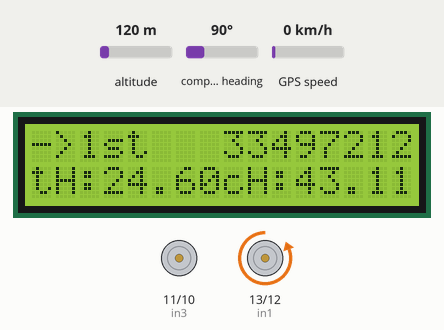
This sketch was run on a simulated Arduino Uno, built with avr-gcc and run on an emulated ATmega328P. On the bench: 16×2 character LCD, motor-driver pin pairs drawn as motors (green arrow = first pin HIGH = forward, orange = second pin HIGH = backward, longer = more drive). Wiring (inferred from the names in the program): HMC5883L compass at I2C address 0x1E. The inputs (shaded band) are chosen by the test bench; at power-on: compass heading 90°, altitude 120 m, GPS speed 0 km/h. The GPS gets a fix after 3 s at 37.7749, -122.4194 with 8 satellites; what the sketch prints to the serial monitor is not drawn.

Above: at 1.6 s.
1.7 s: compass heading set to 245°
At 4.1 s:
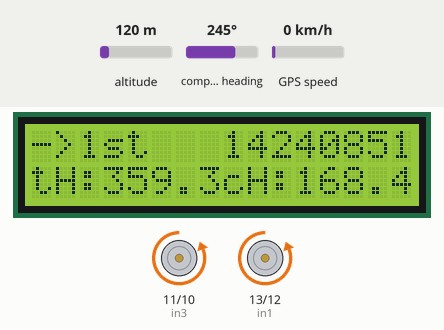
5.0 s: compass heading set to 257°
At 6.7 s:
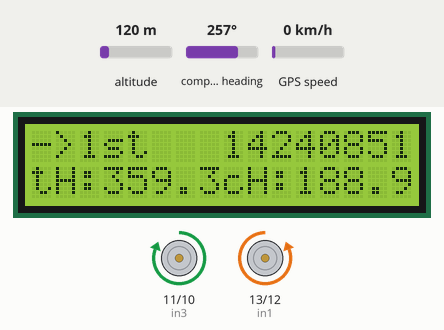
7.0 s: compass heading set to 7°
At 8.2 s:
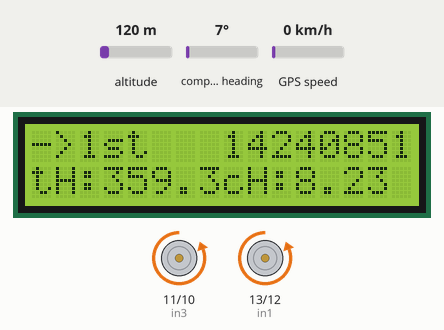
Timing chart, 0 to 10.0 s (numbered marks = the images above; inputs shaded):
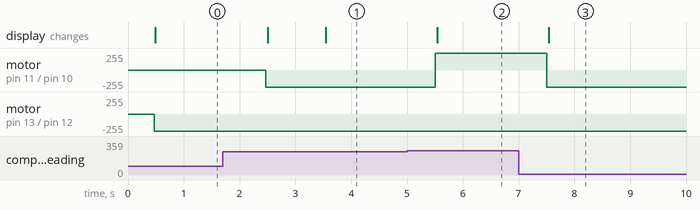

The sketch:

main.ino
```cpp
#include <TinyGPS++.h>
#include <SoftwareSerial.h>
#include <Wire.h>
#include <Adafruit_Sensor.h>
#include <Adafruit_HMC5883_U.h>
#define address 0x1E //0011110b, I2C 7bit address of HMC5883
#include <LiquidCrystal.h> //Load Liquid Crystal Library
LiquidCrystal LCD(6, 7, 5, 4, 3, 2);  //Create Liquid Crystal Object called LCD

static const int RXPin = 8, TXPin = 9;
static const uint32_t GPSBaud = 9600;

double latitude;
double longitude;

//https://www.darrinward.com/lat-long/?id=5a76032f24a6e2.23164443
static double waypoint[] = {38.190118, -83.429947,
                            38.190232, -83.429962,
                            38.190159, -83.429819,
                            38.190279, -83.429786,
                            38.190212, -83.429682,
                           };
double finalX = waypoint[0];
double finalY = waypoint[1];

double finalX2 = waypoint[2];
double finalY2 = waypoint[3];

double finalX3 = waypoint[4];
double finalY3 = waypoint[5];

double finalX4 = waypoint[6];
double finalY4 = waypoint[7];

double finalX5 = waypoint[8];
double finalY5 = waypoint[9];

int cnt = 0;
int x, y, z;
long xx, yy, zz;

int count = 1;
double pointing;
double shouldPoint;

int in4 = 10;
int in3 = 11;
int in2 = 12;
int in1 = 13;

// Assign a Uniquej ID to the HMC5883 Compass Sensor
Adafruit_HMC5883_Unified mag = Adafruit_HMC5883_Unified(12345);

// The TinyGPS++ object
TinyGPSPlus gps;

// The serial connection to the NEO-6m GPS module
SoftwareSerial ss(RXPin, TXPin);

void displaySensorDetails(void) {
  sensor_t sensor;
  mag.getSensor(&sensor);
  Serial.println("------------------------------------");
  Serial.print  ("Sensor:       "); Serial.println(sensor.name);
  Serial.print  ("Driver Ver:   "); Serial.println(sensor.version);
  Serial.print  ("Unique ID:    "); Serial.println(sensor.sensor_id);
  Serial.print  ("Max Value:    "); Serial.print(sensor.max_value); Serial.println(" uT");
  Serial.print  ("Min Value:    "); Serial.print(sensor.min_value); Serial.println(" uT");
  Serial.print  ("Resolution:   "); Serial.print(sensor.resolution); Serial.println(" uT");
  Serial.println("------------------------------------");
  Serial.println("");
  delay(100);
}

void setup() {
  Serial.begin(9600);
  ss.begin(GPSBaud);

  pinMode(in1, OUTPUT);
  pinMode(in2, OUTPUT);
  pinMode(in3, OUTPUT);
  pinMode(in4, OUTPUT);

  LCD.begin(16, 2); //Tell Arduino to start your 16 column 2 row LCD
  LCD.setCursor(0, 0); //Set LCD cursor to upper left corner, column 0, row 0
  LCD.print("Starting :D");  //Print Message on First Row
  LCD.setCursor(0, 1); //Set LCD cursor to upper left corner, column 0, row 0
  LCD.print("Starting :D");  //Print Message on First Row

  Serial.println(F("Simple Test with TinyGPS++ and attached NEO-6M GPS module"));
  Serial.print(F("Testing TinyGPS++ library v. ")); Serial.println(TinyGPSPlus::libraryVersion());
  Serial.println();
  displaySensorDetails();

  Wire.begin();
  Wire.beginTransmission(address); //open communication with HMC5883
  Wire.write(0x02); //select mode register
  Wire.write(0x00); //continuous measurement mode
  Wire.endTransmission();
}

void loop() {
  while (ss.available() > 0) {
    if (gps.encode(ss.read())) {
      Serial.println("");
      displayGpsInfo();
      lcdclear();
      //multiplePoint(finalX, finalY, finalX2, finalY2, finalX3, finalY3);
      multiplePoint(finalX, finalY, finalX2, finalY2, finalX3, finalY3, finalX4, finalY4, finalX5, finalY5);
    }
  }
}

void multiplePoint(double a1, double b1, double a2, double b2, double a3, double b3, double a4, double b4, double a5, double b5) {
  if (count == 1) {
    fromPointToPoint(latitude, longitude, a1, b1);
    LCD.setCursor(0, 0); //Set LCD cursor to upper left corner, column 0, row 0
    LCD.print("->1st");
  } else if (count == 2) {
    fromPointToPoint(latitude, longitude, a2, b2);
    LCD.setCursor(0, 0); //Set LCD cursor to upper left corner, column 0, row 0
    LCD.print("->2nd");
  } else if (count == 3) {
    fromPointToPoint(latitude, longitude, a3, b3);
    LCD.setCursor(0, 0); //Set LCD cursor to upper left corner, column 0, row 0
    LCD.print("->3rd");
  } else if (count == 4) {
    fromPointToPoint(latitude, longitude, a4, b4);
    LCD.setCursor(0, 0); //Set LCD cursor to upper left corner, column 0, row 0
    LCD.print("->4rd");
  } else if (count == 5) {
    fromPointToPoint(latitude, longitude, a5, b5);
    LCD.setCursor(0, 0); //Set LCD cursor to upper left corner, column 0, row 0
    LCD.print("->5rd");
  } else
    stopTheEngine();
}

void fromPointToPoint(double x, double y, double a, double b) {
  if (x < a + 0.0000096 && x > a - 0.0000096 && y < b + 0.0000096 && y > b - 0.0000096) { //is the car at the fin.dest?
    count++;
  } else {
    turnDegrees(x, y, a, b);//calculates/thinks where the car should point
    Serial.print("Should Point:");
    Serial.print(shouldPoint);
    Serial.println("");

    LCD.setCursor(0, 1); //Set LCD cursor to upper left corner, column 0, row 0
    LCD.print("tH:");
    LCD.print(shouldPoint);

    LCD.setCursor(8, 1); //Set LCD cursor to upper left corner, column 0, row 0
    LCD.print("cH:");
    LCD.print(pointing);

    calcDist(x, y, a, b);

    if (pointing > shouldPoint - 20 && pointing < shouldPoint + 20 ) { //is it already pointing at that point?
      forward();
      Serial.println("Matching/Just go fwd");
    } else {
      turnToWhichSide(pointing, shouldPoint);//look the fin.dest way
      Serial.println("Need to turn");
    }
  }
}

void turnDegrees(double x, double y, double a, double b) { //calculated where the car should point
  double num1 = double (fabs(x));
  double num2 = double (fabs(y));
  double num3 = double (fabs(a));
  double num4 = double (fabs(b));

  Serial.println("");
  if (x < a && y < b) { // top right
    Serial.println("Option4");
    shouldPoint = 270 + ( atan2 (fabs(num4 - num2), fabs(num3 - num1)) * 180.0 / 3.14159265 );
  } else if (x < a && b < y) { // top left
    Serial.println("Option1");
    shouldPoint = 90.0 - ( atan2 (fabs(num4 - num2), fabs(num3 - num1)) * 180.0 / 3.14159265 );
  } else if (a < x && b < y) { // bottom left
    Serial.println("Option2");
    shouldPoint = 180.0 - ( atan2 ( fabs( num3 - num1 ) , fabs(num4 - num2) )  * 180.0 / 3.14159265 );
  } else if (a < x && y < b) { //bottom right
    Serial.println("Option3");
    shouldPoint = 180.0 + ( atan2 ( fabs( num3 - num1 ) , fabs(num4 - num2) )  * 180.0 / 3.14159265 );
  } else {
    Serial.println("No Option");
  }
}

void turnToWhichSide(double x, double a) { //calculates turning to which side is the shortest
  if (180 < x) {
    if (x - 180 < a && a < x) {
      right();
      forward();
      Serial.println("Testing: Turn 1RIGHT") ;
    } else {
      left();
      forward();
      Serial.println("Testing: Turn 1LEFT") ;
    }
  } else { //right
    if (x + 180 > a && a > x) {
      left();
      forward();
      Serial.println("Testing: Turn 2LEFT") ;
    } else {
      right();
      forward();
      Serial.println("Testing: Turn 2RIGHT") ;
    }
  }
}

void calcDist(double x, double y, double a, double b) {
  double num1 = double (fabs(x));
  double num2 = double (fabs(y));
  double num3 = double (fabs(a));
  double num4 = double (fabs(b));

  //Each degree of  latitudeX is approximately 69 miles=111.045 kilometers=4,371,840 Inches=4,371,850.393701 Inches=364320ft
  //Each degree of longitudeY is approximately 69.172 miles=111.321543 kilometers=4382737.913386inches=365228.16ft
  double xDiff = double (fabs(num1 - num3));//long
  double yDiff = double (fabs(num2 - num4)); //lat
  //now to inches
  xDiff = xDiff * 364320;
  yDiff = yDiff * 365228.16;
  double dist = sqrt(xDiff * xDiff + yDiff * yDiff);
  LCD.setCursor(8, 0); //Set LCD cursor to upper left corner, column 0, row 0
  LCD.print(dist);
  LCD.print("ft");
}

void lcdclear() {
  LCD.setCursor(0, 0); //Set LCD cursor to upper left corner, column 0, row 0
  LCD.print("                 ");
  LCD.setCursor(0, 1); //Set LCD cursor to upper left corner, column 0, row 0
  LCD.print("                 ");
}

void displayGpsInfo() {
  ss.begin(GPSBaud);
  ///////////////////////////////////////////////////////////////////////////////////////////////////////
  //Prints the location if lat-lng information was recieved
  Serial.print(F("Location: "));
  if (gps.location.isValid())
  {
    Serial.print(gps.location.lat(), 12);
    latitude = gps.location.lat();
    Serial.print(F(","));
    Serial.print(gps.location.lng(), 12);
    longitude = gps.location.lng();
  }
  // prints invalid if no information was recieved in regards to location.
  else
  {
    Serial.print(F("INVALID"));
  }

  ///////////////////////////////////////////////////////////////////////////////////////////////////////
  // prints the recieved GPS module date if it was decoded in a valid response.
  Serial.print(F("  Date/Time: "));
  if (gps.date.isValid())
  {
    Serial.print(gps.date.month());
    Serial.print(F("/"));
    Serial.print(gps.date.day());
    Serial.print(F("/"));
    Serial.print(gps.date.year());
  }
  else
  {
    // prints invalid otherwise.
    Serial.print(F("INVALID"));
  }

  ///////////////////////////////////////////////////////////////////////////////////////////////////////
  // prints the recieved GPS module time if it was decoded in a valid response.
  Serial.print(F(" "));
  if (gps.time.isValid())
  {
    if (gps.time.hour() < 10) Serial.print(F("0"));
    Serial.print(gps.time.hour());
    Serial.print(F(":"));
    if (gps.time.minute() < 10) Serial.print(F("0"));
    Serial.print(gps.time.minute());
    Serial.print(F(":"));
    if (gps.time.second() < 10) Serial.print(F("0"));
    Serial.print(gps.time.second());
    Serial.print(F("."));
    if (gps.time.centisecond() < 10) Serial.print(F("0"));
    Serial.print(gps.time.centisecond());
  }
  else
  {
    // Print invalid otherwise.
    Serial.print(F("INVALID"));
  }
  ///////////////////////////////////////////////////////////////////////////////////////////////////////
  displayCompassInfo();

}

void displayCompassInfo() {
  /* Get a new sensor event */
  sensors_event_t event;
  mag.getEvent(&event);

  /* Display the results (magnetic vector values are in micro-Tesla (uT)) */
  //    Serial.print("X: "); Serial.print(event.magnetic.x); Serial.print("  ");
  //    Serial.print("Y: "); Serial.print(event.magnetic.y); Serial.print("  ");
  //    Serial.print("Z: "); Serial.print(event.magnetic.z); Serial.print("  "); Serial.println("uT");
  //
  // Hold the module so that Z is pointing 'up' and you can measure the heading with x&y
  // Calculate heading when the magnetometer is level, then correct for signs of axis.
  float heading = atan2(event.magnetic.y, event.magnetic.x);

  float declinationAngle = 0.22;
  heading += declinationAngle;

  // Correct for when signs are reversed.
  if (heading < 0)
    heading += 2 * PI;

  // Check for wrap due to addition of declination.
  if (heading > 2 * PI)
    heading -= 2 * PI;

  // Convert radians to degrees for readability.
  float headingDegrees = heading * 180 / M_PI;

  double a = 214.2;
  double b = 264.0;
  double c = 321.0;
  double d = 360.0;

  if (headingDegrees < a )
    headingDegrees *= (90.0 / a);
  else if (headingDegrees >= a && headingDegrees < b)
    headingDegrees = 90.0 + (headingDegrees - a) * (90.0 / (b - a));
  else if (headingDegrees >= b && headingDegrees < c)
    headingDegrees = 180.0 + (headingDegrees - b) * (90.0 / (c - b));
  else if (headingDegrees >= c && headingDegrees < d)
    headingDegrees = 270.0 + (headingDegrees - c) * (90.0 / (d - c));

  Serial.println("");
  Serial.print("Heading (degrees): ");
  Serial.print(headingDegrees);
  pointing = headingDegrees;
}

void backward() {
  digitalWrite(in1, HIGH);
  digitalWrite(in2, LOW);
}

void forward() {
  digitalWrite(in1, LOW);
  digitalWrite(in2, HIGH);
}

void stopTheEngine() {
  digitalWrite(in1, LOW);
  digitalWrite(in2, LOW);
}

void left() {
  digitalWrite(in3, HIGH);
  digitalWrite(in4, LOW);
}

void right() {
  digitalWrite(in3, LOW);
  digitalWrite(in4, HIGH);
}
```

Measured:
- the behaviour switches between 251 and 252° on compass heading (found by bisection; images 1 and 2)
- after the input at 1.7 s, motor on pin 11 (in3) / pin 10 (in4): stopped → backward 255/255 after 0.77 s instead of 1.8 s; the display: first changes after 0.80 s (image 1 shows a later state)
- after the input at 5.0 s, motor on pin 11 (in3) / pin 10 (in4): backward 255/255 → forward 255/255 after 0.51 s; the display: changes after 0.54 s (image 2)
- after the input at 7.0 s, motor on pin 11 (in3) / pin 10 (in4): forward 255/255 → backward 255/255 after 0.51 s; the display: changes after 0.54 s (image 3)
